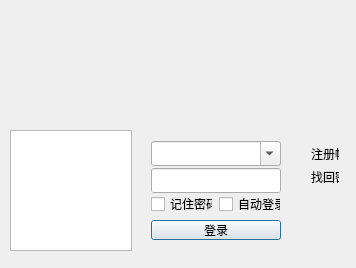
<?xml version="1.0" encoding="UTF-8"?>
<ui version="4.0">
 <class>login</class>
 <widget class="QDialog" name="login">
  <property name="geometry">
   <rect>
    <x>0</x>
    <y>0</y>
    <width>356</width>
    <height>268</height>
   </rect>
  </property>
  <property name="windowTitle">
   <string>深信融</string>
  </property>
  <property name="autoFillBackground">
   <bool>false</bool>
  </property>
  <widget class="QGraphicsView" name="graphicsView">
   <property name="geometry">
    <rect>
     <x>10</x>
     <y>130</y>
     <width>122</width>
     <height>121</height>
    </rect>
   </property>
  </widget>
  <widget class="QWidget" name="layoutWidget">
   <property name="geometry">
    <rect>
     <x>140</x>
     <y>130</y>
     <width>152</width>
     <height>121</height>
    </rect>
   </property>
   <layout class="QVBoxLayout" name="verticalLayout">
    <item>
     <widget class="QComboBox" name="comboBox">
      <property name="minimumSize">
       <size>
        <width>0</width>
        <height>25</height>
       </size>
      </property>
      <property name="editable">
       <bool>true</bool>
      </property>
     </widget>
    </item>
    <item>
     <widget class="QLineEdit" name="lineEdit_2">
      <property name="minimumSize">
       <size>
        <width>0</width>
        <height>25</height>
       </size>
      </property>
      <property name="echoMode">
       <enum>QLineEdit::Password</enum>
      </property>
      <property name="clearButtonEnabled">
       <bool>false</bool>
      </property>
     </widget>
    </item>
    <item>
     <layout class="QHBoxLayout" name="horizontalLayout">
      <item>
       <widget class="QCheckBox" name="checkBox_2">
        <property name="text">
         <string>记住密码</string>
        </property>
       </widget>
      </item>
      <item>
       <widget class="QCheckBox" name="checkBox">
        <property name="text">
         <string>自动登录</string>
        </property>
       </widget>
      </item>
     </layout>
    </item>
    <item>
     <widget class="QPushButton" name="pushButton">
      <property name="text">
       <string>登录</string>
      </property>
     </widget>
    </item>
   </layout>
  </widget>
  <widget class="QWidget" name="layoutWidget">
   <property name="geometry">
    <rect>
     <x>300</x>
     <y>130</y>
     <width>50</width>
     <height>61</height>
    </rect>
   </property>
   <layout class="QVBoxLayout" name="verticalLayout_2">
    <item>
     <widget class="QLabel" name="label">
      <property name="minimumSize">
       <size>
        <width>0</width>
        <height>25</height>
       </size>
      </property>
      <property name="text">
       <string>注册帐号</string>
      </property>
     </widget>
    </item>
    <item>
     <widget class="QLabel" name="label_2">
      <property name="minimumSize">
       <size>
        <width>0</width>
        <height>25</height>
       </size>
      </property>
      <property name="text">
       <string>找回密码</string>
      </property>
     </widget>
    </item>
   </layout>
  </widget>
 </widget>
 <layoutdefault spacing="6" margin="11"/>
 <resources/>
 <connections/>
</ui>
